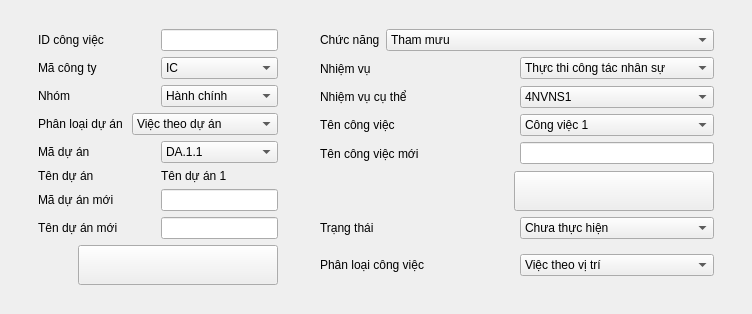
            <widget class="QWidget" name="widget_48" native="true">
             <property name="sizePolicy">
              <sizepolicy hsizetype="Preferred" vsizetype="Expanding">
               <horstretch>0</horstretch>
               <verstretch>0</verstretch>
              </sizepolicy>
             </property>
             <layout class="QVBoxLayout" name="verticalLayout_24">
              <item>
               <widget class="QWidget" name="widget_36" native="true">
                <layout class="QHBoxLayout" name="horizontalLayout_25">
                 <item>
                  <widget class="QWidget" name="widget_30" native="true">
                   <layout class="QVBoxLayout" name="verticalLayout_14">
                    <item>
                     <widget class="QWidget" name="widget_62" native="true">
                      <layout class="QHBoxLayout" name="horizontalLayout_39">
                       <property name="topMargin">
                        <number>0</number>
                       </property>
                       <property name="bottomMargin">
                        <number>0</number>
                       </property>
                       <item>
                        <widget class="QLabel" name="label_28">
                         <property name="text">
                          <string>ID công việc </string>
                         </property>
                        </widget>
                       </item>
                       <item>
                        <widget class="QLineEdit" name="lineEdit_7">
                         <property name="sizePolicy">
                          <sizepolicy hsizetype="Preferred" vsizetype="Fixed">
                           <horstretch>0</horstretch>
                           <verstretch>0</verstretch>
                          </sizepolicy>
                         </property>
                        </widget>
                       </item>
                      </layout>
                     </widget>
                    </item>
                    <item>
                     <widget class="QWidget" name="widget_80" native="true">
                      <layout class="QHBoxLayout" name="horizontalLayout_56">
                       <property name="topMargin">
                        <number>0</number>
                       </property>
                       <property name="bottomMargin">
                        <number>0</number>
                       </property>
                       <item>
                        <widget class="QLabel" name="label_43">
                         <property name="text">
                          <string>Mã công ty</string>
                         </property>
                        </widget>
                       </item>
                       <item>
                        <widget class="QComboBox" name="cb103_4">
                         <item>
                          <property name="text">
                           <string>IC</string>
                          </property>
                         </item>
                         <item>
                          <property name="text">
                           <string>IB</string>
                          </property>
                         </item>
                         <item>
                          <property name="text">
                           <string>ISV</string>
                          </property>
                         </item>
                         <item>
                          <property name="text">
                           <string>LV</string>
                          </property>
                         </item>
                        </widget>
                       </item>
                      </layout>
                     </widget>
                    </item>
                    <item>
                     <widget class="QWidget" name="widget_67" native="true">
                      <layout class="QHBoxLayout" name="horizontalLayout_44">
                       <property name="topMargin">
                        <number>0</number>
                       </property>
                       <property name="bottomMargin">
                        <number>0</number>
                       </property>
                       <item>
                        <widget class="QLabel" name="label_32">
                         <property name="text">
                          <string>Nhóm</string>
                         </property>
                        </widget>
                       </item>
                       <item>
                        <widget class="QComboBox" name="cb104_3">
                         <item>
                          <property name="text">
                           <string>Hành chính</string>
                          </property>
                         </item>
                         <item>
                          <property name="text">
                           <string>Nhân sự</string>
                          </property>
                         </item>
                        </widget>
                       </item>
                      </layout>
                     </widget>
                    </item>
                    <item>
                     <widget class="QWidget" name="widget_39" native="true">
                      <layout class="QHBoxLayout" name="horizontalLayout_27">
                       <property name="topMargin">
                        <number>0</number>
                       </property>
                       <property name="bottomMargin">
                        <number>0</number>
                       </property>
                       <item>
                        <widget class="QLabel" name="label_15">
                         <property name="text">
                          <string>Phân loại dự án</string>
                         </property>
                        </widget>
                       </item>
                       <item>
                        <widget class="QComboBox" name="comboBox_6">
                         <item>
                          <property name="text">
                           <string>Việc theo dự án</string>
                          </property>
                         </item>
                         <item>
                          <property name="text">
                           <string>Công việc hàng ngày</string>
                          </property>
                         </item>
                        </widget>
                       </item>
                      </layout>
                     </widget>
                    </item>
                    <item>
                     <widget class="QWidget" name="widget_68" native="true">
                      <layout class="QHBoxLayout" name="horizontalLayout_45">
                       <property name="topMargin">
                        <number>0</number>
                       </property>
                       <property name="bottomMargin">
                        <number>0</number>
                       </property>
                       <item>
                        <widget class="QLabel" name="label_33">
                         <property name="text">
                          <string>Mã dự án</string>
                         </property>
                        </widget>
                       </item>
                       <item>
                        <widget class="QComboBox" name="comboBox_9">
                         <item>
                          <property name="text">
                           <string>DA.1.1</string>
                          </property>
                         </item>
                         <item>
                          <property name="text">
                           <string>DA.1.2</string>
                          </property>
                         </item>
                        </widget>
                       </item>
                      </layout>
                     </widget>
                    </item>
                    <item>
                     <widget class="QWidget" name="widget_69" native="true">
                      <layout class="QHBoxLayout" name="horizontalLayout_46">
                       <property name="topMargin">
                        <number>0</number>
                       </property>
                       <property name="bottomMargin">
                        <number>0</number>
                       </property>
                       <item>
                        <widget class="QLabel" name="label_34">
                         <property name="text">
                          <string>Tên dự án</string>
                         </property>
                        </widget>
                       </item>
                       <item>
                        <widget class="QLabel" name="label_35">
                         <property name="text">
                          <string>Tên dự án 1</string>
                         </property>
                        </widget>
                       </item>
                      </layout>
                     </widget>
                    </item>
                    <item>
                     <widget class="QWidget" name="widget_70" native="true">
                      <layout class="QHBoxLayout" name="horizontalLayout_47">
                       <property name="topMargin">
                        <number>0</number>
                       </property>
                       <property name="bottomMargin">
                        <number>0</number>
                       </property>
                       <item>
                        <widget class="QLabel" name="label_36">
                         <property name="text">
                          <string>Mã dự án mới</string>
                         </property>
                        </widget>
                       </item>
                       <item>
                        <widget class="QLineEdit" name="lineEdit_4">
                         <property name="sizePolicy">
                          <sizepolicy hsizetype="Preferred" vsizetype="Fixed">
                           <horstretch>0</horstretch>
                           <verstretch>0</verstretch>
                          </sizepolicy>
                         </property>
                         <property name="text">
                          <string/>
                         </property>
                        </widget>
                       </item>
                      </layout>
                     </widget>
                    </item>
                    <item>
                     <widget class="QWidget" name="widget_71" native="true">
                      <layout class="QHBoxLayout" name="horizontalLayout_48">
                       <property name="topMargin">
                        <number>0</number>
                       </property>
                       <property name="bottomMargin">
                        <number>0</number>
                       </property>
                       <item>
                        <widget class="QLabel" name="label_37">
                         <property name="text">
                          <string>Tên dự án mới</string>
                         </property>
                        </widget>
                       </item>
                       <item>
                        <widget class="QLineEdit" name="lineEdit_5">
                         <property name="sizePolicy">
                          <sizepolicy hsizetype="Preferred" vsizetype="Fixed">
                           <horstretch>0</horstretch>
                           <verstretch>0</verstretch>
                          </sizepolicy>
                         </property>
                        </widget>
                       </item>
                      </layout>
                     </widget>
                    </item>
                    <item>
                     <widget class="QWidget" name="widget_72" native="true">
                      <layout class="QHBoxLayout" name="horizontalLayout_49">
                       <property name="topMargin">
                        <number>0</number>
                       </property>
                       <property name="bottomMargin">
                        <number>0</number>
                       </property>
                       <item>
                        <spacer name="horizontalSpacer_3">
                         <property name="orientation">
                          <enum>Qt::Horizontal</enum>
                         </property>
                         <property name="sizeHint" stdset="0">
                          <size>
                           <width>40</width>
                           <height>20</height>
                          </size>
                         </property>
                        </spacer>
                       </item>
                       <item>
                        <widget class="QPushButton" name="bt201_2">
                         <property name="minimumSize">
                          <size>
                           <width>200</width>
                           <height>40</height>
                          </size>
                         </property>
                         <property name="maximumSize">
                          <size>
                           <width>200</width>
                           <height>40</height>
                          </size>
                         </property>
                         <property name="toolTip">
                          <string>Lưu dự án mới</string>
                         </property>
                         <property name="text">
                          <string/>
                         </property>
                         <property name="icon">
                          <iconset resource="resources.qrc">
                           <normaloff>:/icons/icons/save.svg</normaloff>:/icons/icons/save.svg</iconset>
                         </property>
                         <property name="iconSize">
                          <size>
                           <width>30</width>
                           <height>30</height>
                          </size>
                         </property>
                        </widget>
                       </item>
                      </layout>
                     </widget>
                    </item>
                   </layout>
                  </widget>
                 </item>
                 <item>
                  <widget class="QWidget" name="widget_42" native="true">
                   <layout class="QVBoxLayout" name="verticalLayout_16">
                    <item>
                     <widget class="QWidget" name="widget_73" native="true">
                      <layout class="QHBoxLayout" name="horizontalLayout_50">
                       <property name="topMargin">
                        <number>0</number>
                       </property>
                       <property name="bottomMargin">
                        <number>0</number>
                       </property>
                       <item>
                        <widget class="QLabel" name="label_38">
                         <property name="text">
                          <string>Chức năng</string>
                         </property>
                        </widget>
                       </item>
                       <item>
                        <widget class="QComboBox" name="comboBox_10">
                         <item>
                          <property name="text">
                           <string>Tham mưu</string>
                          </property>
                         </item>
                         <item>
                          <property name="text">
                           <string>Hoạch định chiến lược, mục tiêu và xây dựng kế hoạch</string>
                          </property>
                         </item>
                         <item>
                          <property name="text">
                           <string>Quản lý điều hành chung hoạt động Phòng/Ban</string>
                          </property>
                         </item>
                         <item>
                          <property name="text">
                           <string>Trưởng nhóm hành chính</string>
                          </property>
                         </item>
                         <item>
                          <property name="text">
                           <string>Nhân viên hành chính</string>
                          </property>
                         </item>
                         <item>
                          <property name="text">
                           <string>Lái xe chở người</string>
                          </property>
                         </item>
                         <item>
                          <property name="text">
                           <string>Bảo vệ</string>
                          </property>
                         </item>
                         <item>
                          <property name="text">
                           <string>Tạp vụ</string>
                          </property>
                         </item>
                         <item>
                          <property name="text">
                           <string>Nhân viên bếp ăn</string>
                          </property>
                         </item>
                         <item>
                          <property name="text">
                           <string>Nhân viên Thủ quỹ</string>
                          </property>
                         </item>
                         <item>
                          <property name="text">
                           <string>Trưởng nhóm Nhân sự</string>
                          </property>
                         </item>
                         <item>
                          <property name="text">
                           <string>Nhân viên Nhân sự</string>
                          </property>
                         </item>
                         <item>
                          <property name="text">
                           <string>Chức năng khác</string>
                          </property>
                         </item>
                        </widget>
                       </item>
                      </layout>
                     </widget>
                    </item>
                    <item>
                     <widget class="QWidget" name="widget_74" native="true">
                      <layout class="QHBoxLayout" name="horizontalLayout_51">
                       <property name="topMargin">
                        <number>0</number>
                       </property>
                       <property name="bottomMargin">
                        <number>0</number>
                       </property>
                       <item>
                        <widget class="QLabel" name="label_39">
                         <property name="text">
                          <string>Nhiệm vụ</string>
                         </property>
                        </widget>
                       </item>
                       <item>
                        <widget class="QComboBox" name="comboBox_11">
                         <item>
                          <property name="text">
                           <string>Thực thi công tác nhân sự</string>
                          </property>
                         </item>
                        </widget>
                       </item>
                      </layout>
                     </widget>
                    </item>
                    <item>
                     <widget class="QWidget" name="widget_75" native="true">
                      <layout class="QHBoxLayout" name="horizontalLayout_52">
                       <property name="topMargin">
                        <number>0</number>
                       </property>
                       <property name="bottomMargin">
                        <number>0</number>
                       </property>
                       <item>
                        <widget class="QLabel" name="label_40">
                         <property name="text">
                          <string>Nhiệm vụ cụ thể</string>
                         </property>
                        </widget>
                       </item>
                       <item>
                        <widget class="QComboBox" name="comboBox_12">
                         <property name="maximumSize">
                          <size>
                           <width>16777215</width>
                           <height>16777215</height>
                          </size>
                         </property>
                         <item>
                          <property name="text">
                           <string>4NVNS1</string>
                          </property>
                         </item>
                         <item>
                          <property name="text">
                           <string>4NVNS2</string>
                          </property>
                         </item>
                         <item>
                          <property name="text">
                           <string>4NVNS3</string>
                          </property>
                         </item>
                         <item>
                          <property name="text">
                           <string>4NVNS4</string>
                          </property>
                         </item>
                         <item>
                          <property name="text">
                           <string>4NVNS5</string>
                          </property>
                         </item>
                         <item>
                          <property name="text">
                           <string>4NVNS6</string>
                          </property>
                         </item>
                         <item>
                          <property name="text">
                           <string>4NVNS7</string>
                          </property>
                         </item>
                         <item>
                          <property name="text">
                           <string>4NVNS8</string>
                          </property>
                         </item>
                        </widget>
                       </item>
                      </layout>
                     </widget>
                    </item>
                    <item>
                     <widget class="QWidget" name="widget_76" native="true">
                      <layout class="QHBoxLayout" name="horizontalLayout_53">
                       <property name="topMargin">
                        <number>0</number>
                       </property>
                       <property name="bottomMargin">
                        <number>0</number>
                       </property>
                       <item>
                        <widget class="QLabel" name="label_41">
                         <property name="text">
                          <string>Tên công việc</string>
                         </property>
                        </widget>
                       </item>
                       <item>
                        <widget class="QComboBox" name="comboBox_13">
                         <item>
                          <property name="text">
                           <string>Công việc 1</string>
                          </property>
                         </item>
                         <item>
                          <property name="text">
                           <string>Công việc 2</string>
                          </property>
                         </item>
                         <item>
                          <property name="text">
                           <string>Công việc 3</string>
                          </property>
                         </item>
                        </widget>
                       </item>
                      </layout>
                     </widget>
                    </item>
                    <item>
                     <widget class="QWidget" name="widget_77" native="true">
                      <layout class="QHBoxLayout" name="horizontalLayout_54">
                       <property name="topMargin">
                        <number>0</number>
                       </property>
                       <property name="bottomMargin">
                        <number>0</number>
                       </property>
                       <item>
                        <widget class="QLabel" name="label_42">
                         <property name="text">
                          <string>Tên công việc mới</string>
                         </property>
                        </widget>
                       </item>
                       <item>
                        <widget class="QLineEdit" name="lineEdit_6">
                         <property name="sizePolicy">
                          <sizepolicy hsizetype="Preferred" vsizetype="Fixed">
                           <horstretch>0</horstretch>
                           <verstretch>0</verstretch>
                          </sizepolicy>
                         </property>
                        </widget>
                       </item>
                      </layout>
                     </widget>
                    </item>
                    <item>
                     <widget class="QWidget" name="widget_78" native="true">
                      <layout class="QHBoxLayout" name="horizontalLayout_55">
                       <property name="topMargin">
                        <number>0</number>
                       </property>
                       <property name="bottomMargin">
                        <number>0</number>
                       </property>
                       <item>
                        <spacer name="horizontalSpacer_4">
                         <property name="orientation">
                          <enum>Qt::Horizontal</enum>
                         </property>
                         <property name="sizeHint" stdset="0">
                          <size>
                           <width>40</width>
                           <height>20</height>
                          </size>
                         </property>
                        </spacer>
                       </item>
                       <item>
                        <widget class="QPushButton" name="bt201_4">
                         <property name="minimumSize">
                          <size>
                           <width>200</width>
                           <height>40</height>
                          </size>
                         </property>
                         <property name="maximumSize">
                          <size>
                           <width>200</width>
                           <height>40</height>
                          </size>
                         </property>
                         <property name="toolTip">
                          <string>Lưu dự án mới</string>
                         </property>
                         <property name="text">
                          <string/>
                         </property>
                         <property name="icon">
                          <iconset resource="resources.qrc">
                           <normaloff>:/icons/icons/save.svg</normaloff>:/icons/icons/save.svg</iconset>
                         </property>
                         <property name="iconSize">
                          <size>
                           <width>30</width>
                           <height>30</height>
                          </size>
                         </property>
                        </widget>
                       </item>
                      </layout>
                     </widget>
                    </item>
                    <item>
                     <widget class="QWidget" name="widget_52" native="true">
                      <layout class="QHBoxLayout" name="horizontalLayout_28">
                       <property name="topMargin">
                        <number>0</number>
                       </property>
                       <property name="bottomMargin">
                        <number>0</number>
                       </property>
                       <item>
                        <widget class="QLabel" name="label_17">
                         <property name="text">
                          <string>Trạng thái</string>
                         </property>
                        </widget>
                       </item>
                       <item>
                        <widget class="QComboBox" name="cb101_3">
                         <item>
                          <property name="text">
                           <string>Chưa thực hiện</string>
                          </property>
                         </item>
                         <item>
                          <property name="text">
                           <string>Đang thực hiện</string>
                          </property>
                         </item>
                         <item>
                          <property name="text">
                           <string>Đã hoàn thành</string>
                          </property>
                         </item>
                        </widget>
                       </item>
                      </layout>
                     </widget>
                    </item>
                    <item>
                     <widget class="QWidget" name="widget_79" native="true">
                      <layout class="QHBoxLayout" name="horizontalLayout_29">
                       <item>
                        <widget class="QLabel" name="label_18">
                         <property name="text">
                          <string>Phân loại công việc</string>
                         </property>
                        </widget>
                       </item>
                       <item>
                        <widget class="QComboBox" name="cb102_3">
                         <item>
                          <property name="text">
                           <string>Việc theo vị trí</string>
                          </property>
                         </item>
                         <item>
                          <property name="text">
                           <string>Việc khác được giao</string>
                          </property>
                         </item>
                        </widget>
                       </item>
                      </layout>
                     </widget>
                    </item>
                   </layout>
                  </widget>
                 </item>
                </layout>
               </widget>
              </item>
             </layout>
            </widget>
